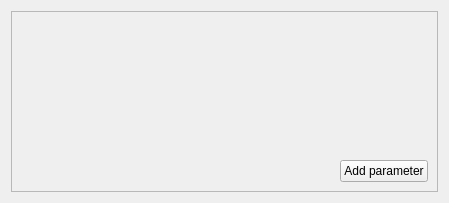
<?xml version="1.0" encoding="UTF-8"?>
<ui version="4.0">
 <class>Form</class>
 <widget class="QWidget" name="Form">
  <property name="geometry">
   <rect>
    <x>0</x>
    <y>0</y>
    <width>449</width>
    <height>203</height>
   </rect>
  </property>
  <property name="windowTitle">
   <string>Form</string>
  </property>
  <layout class="QVBoxLayout" name="verticalLayout_2">
   <item>
    <widget class="QScrollArea" name="scrollArea">
     <property name="widgetResizable">
      <bool>true</bool>
     </property>
     <widget class="QWidget" name="scrollAreaWidgetContents">
      <property name="geometry">
       <rect>
        <x>0</x>
        <y>0</y>
        <width>429</width>
        <height>183</height>
       </rect>
      </property>
      <layout class="QVBoxLayout" name="verticalLayout" stretch="1,0">
       <item>
        <widget class="QWidget" name="widget" native="true">
         <layout class="QVBoxLayout" name="parametersLayout">
          <property name="spacing">
           <number>6</number>
          </property>
         </layout>
        </widget>
       </item>
       <item>
        <layout class="QHBoxLayout" name="horizontalLayout">
         <item>
          <spacer name="horizontalSpacer">
           <property name="orientation">
            <enum>Qt::Horizontal</enum>
           </property>
           <property name="sizeHint" stdset="0">
            <size>
             <width>40</width>
             <height>20</height>
            </size>
           </property>
          </spacer>
         </item>
         <item>
          <widget class="QPushButton" name="pushButtonAdd">
           <property name="text">
            <string>Add parameter</string>
           </property>
          </widget>
         </item>
        </layout>
       </item>
      </layout>
     </widget>
    </widget>
   </item>
  </layout>
 </widget>
 <resources/>
 <connections/>
</ui>
